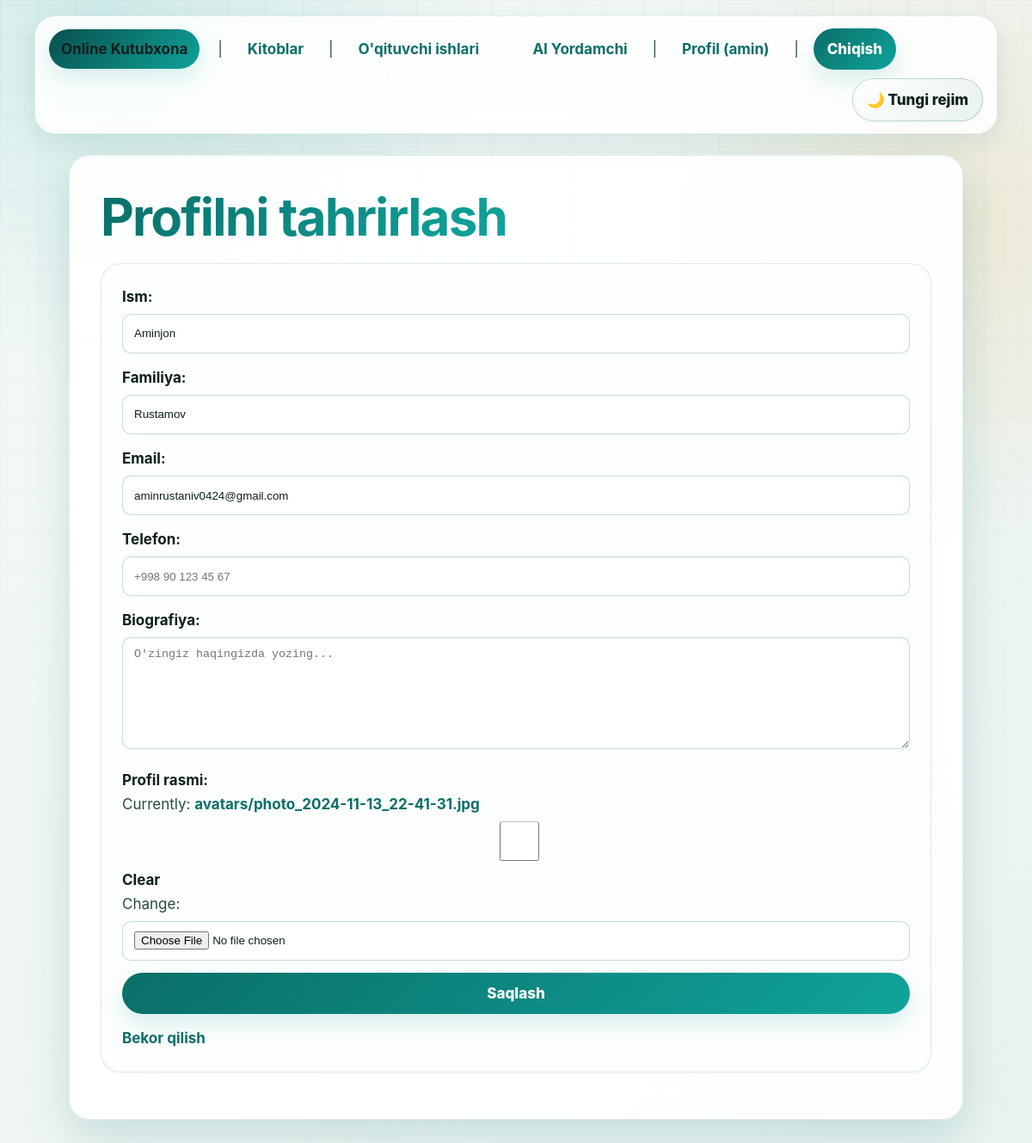
Page /profile/edit/ (signed in) on the earlier database version.
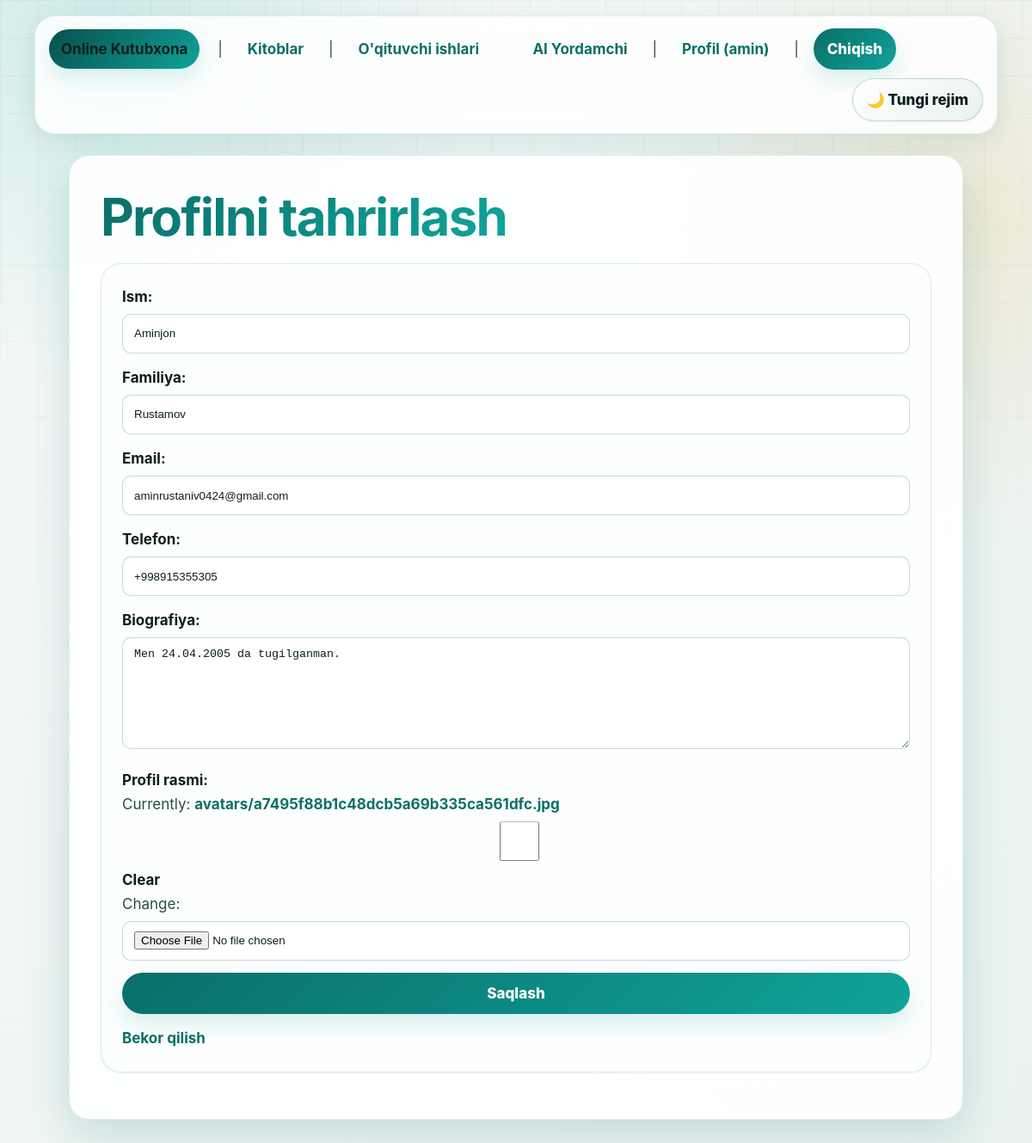
Same page on the later database version.
### main/models.py (models this page shows, shortened)
class User(AbstractUser):
    class Role(models.TextChoices):
        STUDENT = 'student', 'Talaba'
        TEACHER = 'teacher', "O'qituvchi"
        ADMIN   = 'admin',   'Admin'
    role = models.CharField(
        max_length=10,
        choices=Role.choices,
        default=Role.STUDENT,
        verbose_name="Rol",
    )
    avatar = models.ImageField(
        upload_to='avatars/',
        null=True,
        blank=True,
        verbose_name="Profil rasmi",
    )
    bio = models.TextField(
        blank=True,
        verbose_name="Biografiya",
    )
    phone = models.CharField(
        max_length=20,
        blank=True,
        verbose_name="Telefon raqami",
    )
    created_at = models.DateTimeField(auto_now_add=True)
    updated_at = models.DateTimeField(auto_now=True)
    groups = models.ManyToManyField(
        'auth.Group',
        related_name='custom_user_set',
        blank=True,
        verbose_name='groups',
    )
    user_permissions = models.ManyToManyField(
        'auth.Permission',
        related_name='custom_user_set',
        blank=True,
        verbose_name='user permissions',
    )
    class Meta:
        verbose_name = "Foydalanuvchi"
        verbose_name_plural = "Foydalanuvchilar"

### main/views.py (the view, shortened to what this page needs)
# urls.py: path('profile/edit/', views.ProfileEditView.as_view(), name='profile-edit'),
class ProfileEditView(LoginRequiredMixin, View):
    template_name = 'main/profile_edit.html'
    def get(self, request):
        form = ProfileEditForm(instance=request.user)
        return render(request, self.template_name, {'form': form})

### main/forms.py (shortened to what this page needs)
class ProfileEditForm(forms.ModelForm):
    class Meta:
        model  = User
        fields = ['first_name', 'last_name', 'email', 'phone', 'bio', 'avatar']
        widgets = {
            'first_name': forms.TextInput(attrs={'class': 'form-input', 'placeholder': 'Ism'}),
            'last_name':  forms.TextInput(attrs={'class': 'form-input', 'placeholder': 'Familiya'}),
            'email':      forms.EmailInput(attrs={'class': 'form-input', 'placeholder': 'Email'}),
            'phone':      forms.TextInput(attrs={'class': 'form-input', 'placeholder': '+998 90 123 45 67'}),
            'bio':        forms.Textarea(attrs={'class': 'form-textarea', 'rows': 4, 'placeholder': 'O\'zingiz haqingizda yozing...'}),
            'avatar':     forms.ClearableFileInput(attrs={'class': 'form-file'}),
        }
        labels = {
            'first_name': 'Ism',
            'last_name':  'Familiya',
            'email':      'Email',
            'phone':      'Telefon',
            'bio':        'Biografiya',
            'avatar':     'Profil rasmi',
        }

### main/templates/main/profile_edit.html (shortened to what this page needs)
{% extends 'base.html' %}
{% block content %}
<h1>Profilni tahrirlash</h1>
<form method="post" enctype="multipart/form-data">
    {% for field in form %}
        <p>
            {{ field.label_tag }}<br>
            {{ field }}<br>
        </p>
    {% endfor %}
    <button type="submit">Saqlash</button>
    <a href="{% url 'main:profile' %}">Bekor qilish</a>
</form>
{% endblock %}

### main/templates/base.html (shortened to what this page needs)
{% load static %}
<!DOCTYPE html>
<html lang="uz">
<head>
    <link rel="stylesheet" href="{% static 'main/css/online_library_theme.css' %}">
</head>
<body>
<nav>
    <a href="{% url 'main:home' %}"><strong>Online Kutubxona</strong></a>
    &nbsp;|&nbsp;
    <a href="{% url 'main:book-list' %}">Kitoblar</a>
    &nbsp;|&nbsp;
    <a href="{% url 'main:work-list' %}">O'qituvchi ishlari</a>
    {% if user.is_authenticated %}
        <a href="{% url 'main:chat' %}">AI Yordamchi</a>
        &nbsp;|&nbsp;
        <a href="{% url 'main:profile' %}">Profil ({{ user.username }})</a>
        &nbsp;|&nbsp;
        <form method="post" action="{% url 'main:logout' %}" style="display:inline">
            <button type="submit">Chiqish</button>
        </form>
    {% else %}
        <a href="{% url 'main:login' %}">Kirish</a>
        &nbsp;|&nbsp;
        <a href="{% url 'main:register' %}">Ro'yxatdan o'tish</a>
    {% endif %}
</nav>
<main>
    {% block content %}{% endblock %}
</main>
</body>
</html>

Differences in the rows shown:
changed User "amin": phone (not shown) → "+998915355305"; bio (not shown) → "Men 24.04.2005 da tugilganman."
Other differences:
text no longer shown: "Currently: avatars/photo_2024-11-13_22-41-31.jpg Clear Change:"
text now shown: "Currently: avatars/a7495f88b1c48dcb5a69b335ca561dfc.jpg Clear Change:"
